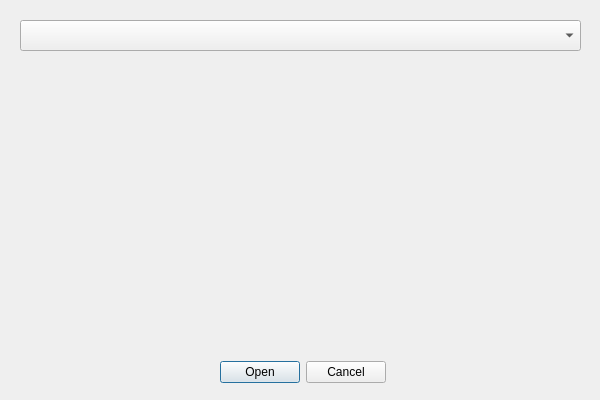
<?xml version="1.0" encoding="UTF-8"?>
<ui version="4.0">
 <class>AddCameraDialogClass</class>
 <widget class="QDialog" name="AddCameraDialogClass">
  <property name="geometry">
   <rect>
    <x>0</x>
    <y>0</y>
    <width>600</width>
    <height>400</height>
   </rect>
  </property>
  <property name="windowTitle">
   <string>AddCameraDialog</string>
  </property>
  <widget class="QComboBox" name="dropdownDevices">
   <property name="geometry">
    <rect>
     <x>20</x>
     <y>20</y>
     <width>561</width>
     <height>31</height>
    </rect>
   </property>
  </widget>
  <widget class="QDialogButtonBox" name="buttonBox">
   <property name="geometry">
    <rect>
     <x>220</x>
     <y>360</y>
     <width>166</width>
     <height>24</height>
    </rect>
   </property>
   <property name="standardButtons">
    <set>QDialogButtonBox::StandardButton::Cancel|QDialogButtonBox::StandardButton::Open</set>
   </property>
   <property name="centerButtons">
    <bool>false</bool>
   </property>
  </widget>
 </widget>
 <layoutdefault spacing="6" margin="11"/>
 <resources/>
 <connections/>
</ui>
